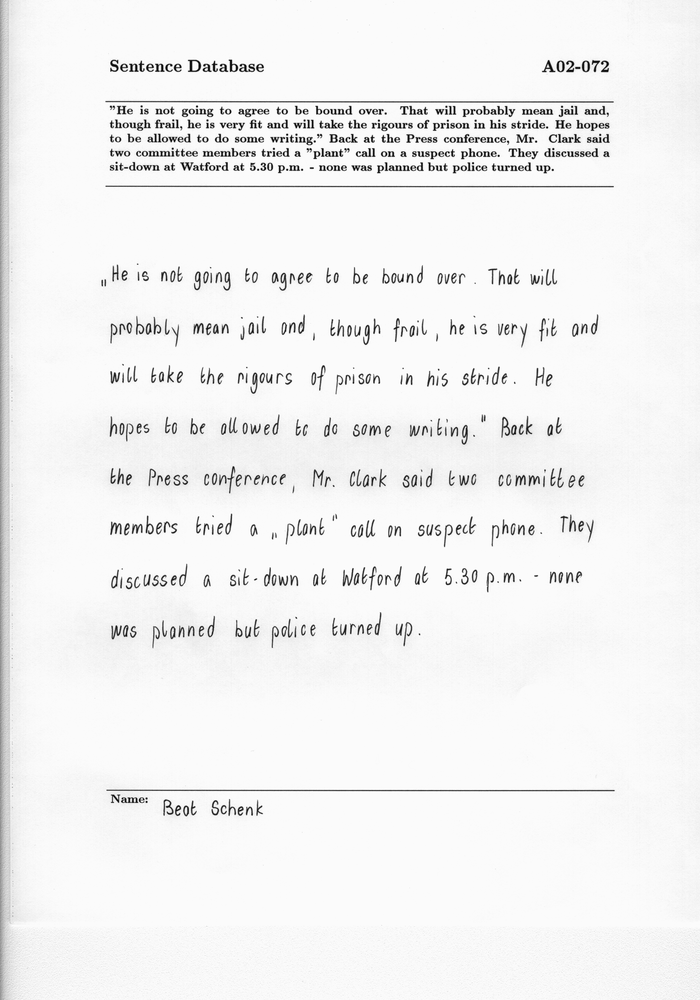
#> input picture version1/test.png, 700 x 1000 px, shrunk from 2479 x 3542 before the run
$ python preprocess_real.py test.png   (older library calls are emulated)
#> lines starting #> are read from the running program, lines starting #| are printed output that depends on the picture; after the words box and inside, x2 and y2 are one past the last pixel; in counts of white or black regions, pixels touching at a corner belong together
import sys
import cv2
import numpy as np
import matplotlib
from matplotlib import pyplot as plt
from operator import itemgetter

def preprocess(img_id, output_path = None):
#> called with img_id = 'test.png'
	img = cv2.imread(img_id, 0)
#> img is the input picture: shape (1000, 700); min 0, max 255, mean 241.9

	# Shadow removal
	struct = cv2.getStructuringElement(cv2.MORPH_ELLIPSE,(30,30))

	# Remove text from the image, leaving a background
	closing = cv2.morphologyEx(img, cv2.MORPH_CLOSE, struct)
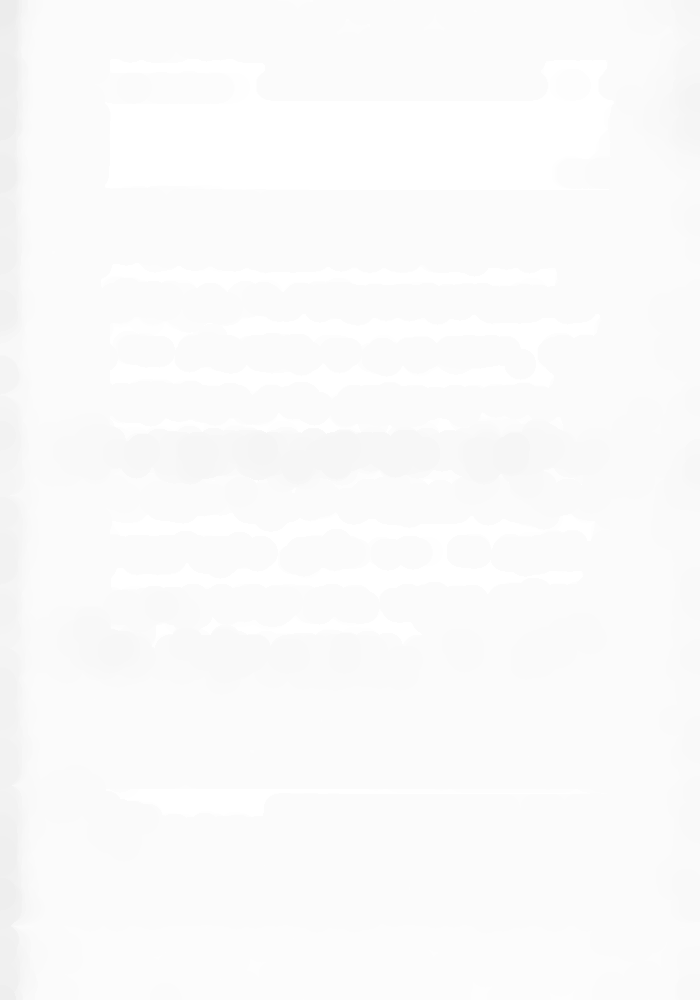
#> closing: shape (1000, 700); min 236, max 255, mean 251

	# Remove the background from the original image
	clean_img = img/(closing*1.0)

	# Normalize pixel values back to uint8
	min_val = np.amin(clean_img)
#> min_val = 0
	max_val = np.amax(clean_img)
#> max_val = 1.02
	clean_img = ((clean_img-min_val)*(255.0/max_val-min_val))
	clean_img = np.around(clean_img).astype(np.uint8)

	# Apply filter to reduce noise
	clean_img = cv2.GaussianBlur(clean_img,(5,5),0)

	# Threshold to binary image
	ret, thresh_img = cv2.threshold(clean_img, 0, 255, cv2.THRESH_BINARY+cv2.THRESH_OTSU)
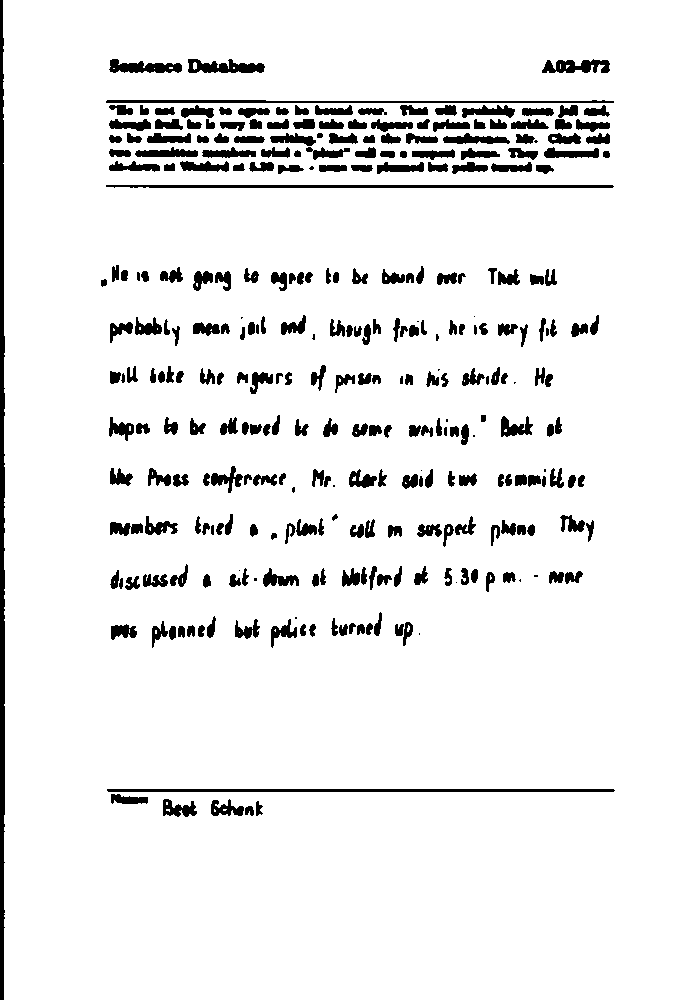
#> thresh_img: shape (1000, 700); 93% white; 311 black regions (22 under 20 px), largest, box (x1, y1, x2, y2) and area: (0, 0, 5, 1000) 4246, (107, 789, 615, 792) 1521, (106, 185, 614, 188) 1490
#> ret = 204

	# Detect edges
	im_edges = cv2.Canny(thresh_img, 100, 200)
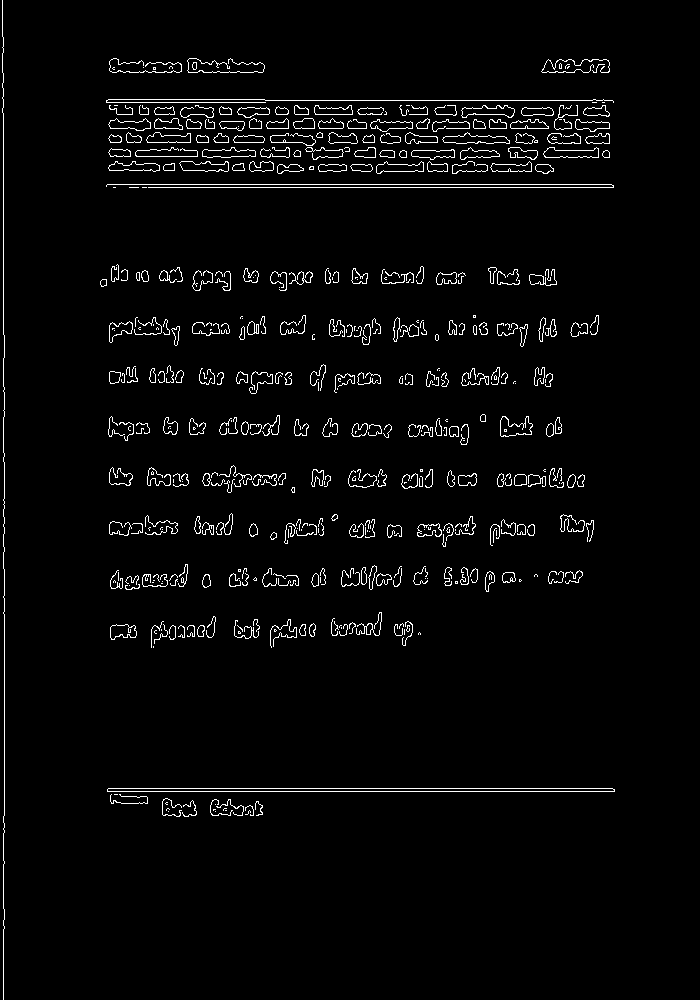
#> im_edges: shape (1000, 700); 2.9% white in thin lines or dots, all inside (x1, y1, x2, y2) = (2, 0, 615, 1000)

	# Fill in the text using dilations
	struct = cv2.getStructuringElement(cv2.MORPH_RECT,(5,5))
	im2 = cv2.dilate(im_edges, struct, iterations = 15)
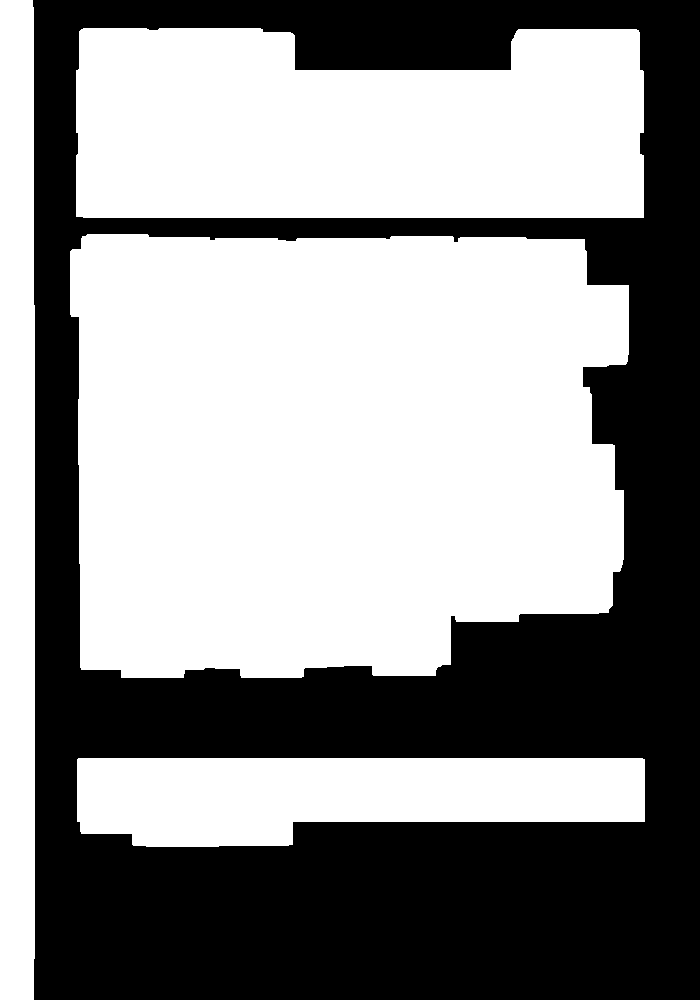
#> im2: shape (1000, 700); 56.7% white; 1 black region

	# Find connected components in the image
	im2, contours, hierarchy = cv2.findContours(im2, cv2.RETR_TREE, cv2.CHAIN_APPROX_SIMPLE)
#> contours = 4 contours; box (x1, y1, x2, y2) and area: (70, 234, 629, 678) 222226, (76, 28, 644, 218) 97286, (77, 758, 645, 847) 40252, (0, 0, 35, 1000) 33614
	c_info = []
	total_area = 0
	for c in contours:
		area = cv2.contourArea(c)
		total_area = total_area + area
		x,y,w,h = cv2.boundingRect(c)
		c_info.append({
	        'x1': x,
	        'y1': y,
	        'x2': x + w - 1,
	        'y2': y + h - 1,
	        'area': area
	    })
#> this loop made 4 passes
#> (area, total_area, x, y, w, h) on passes 1 to 4: (40252, 40252, 77, 758, 568, 89), (222226.5, 262478.5, 70, 234, 559, 444), (97286, 359764.5, 76, 28, 568, 190), (33614.5, 393379, 0, 0, 35, 1000)
#> after the loop, c_info = 4 items; total_area = 393379

	# Sort components by size
	c_info.sort(key=itemgetter('area'), reverse=True)
	h, w = im2.shape
#> w = 700
	page_size = h*w
#> page_size = 700000
	c = c_info[0]
#> c = {'x1': 70, 'y1': 234, 'x2': 628, 'y2': 677, 'area': 222226.5}
	crop = c['x1'], c['y1'], c['x2'], c['y2']
#> crop = (70, 234, 628, 677)
	box_size = (c['x2'] - c['x1']) * (c['y2'] - c['y1'])
#> box_size = 247194
	area = c['area']
#> area = 222226.5

	# Calculate F1 score
	recall = 1.0 * area / total_area
#> recall = 0.565
	prec = 1 - 1.0 * box_size / page_size
#> prec = 0.647
	f1 = 2 * (prec * recall) / (prec + recall)
#> f1 = 0.603

	# Find optimal bounding box
	for c in c_info[1:]:
		x1, y1, x2, y2 = c['x1'], c['y1'], c['x2'], c['y2']
		new_crop = min(x1, crop[0]), min(y1, crop[1]), max(x2, crop[2]), max(y2, crop[3])
		new_size = (new_crop[2] - new_crop[0]) * (new_crop[3] - new_crop[1])
		new_area = area + c['area']
		r = 1.0 * new_area / total_area
		p = 1 - 1.0 * new_size / page_size
		new_f1 = 2 * (p * r) / (p + r)
		if new_f1 > f1:
			crop = new_crop
			box_size = new_size
			area = new_area
			f1 = new_f1
#> this loop made 3 passes
#> (c, x1, y1, x2, y2, new_crop, new_size, new_area) on passes 1 to 3: ({'x1': 76, 'y1': 28, 'x2': 643, 'y2': 217, 'area': 97286}, 76, 28, 643, 217, (70, 28, 643, 677), 371877, 319512.5), ({'x1': 77, 'y1': 758, 'x2': 644, 'y2': 846, 'area': 40252}, 77, 758, 644, 846, (70, 234, 644, 846), 351288, 262478.5), ({'x1': 0, 'y1': 0, 'x2': 34, 'y2': 999, 'area': 33614.5}, 0, 0, 34, 999, (0, 0, 628, 999), 627372, 255841)
#> after the loop, area = 222226.5; box_size = 247194; f1 = 0.603

	# Crop image to text
	x1, y1, x2, y2 = crop
#> x1 = 70; y1 = 234; x2 = 628; y2 = 677
	crop = thresh_img[y1:y2+1, x1:x2+1]
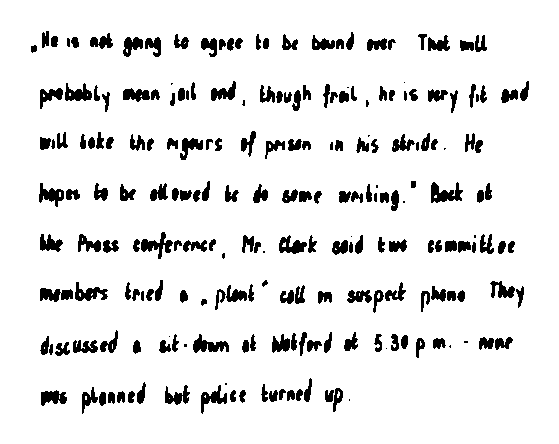
#> crop: shape (444, 559); 90.7% white; 220 black regions (20 under 20 px), largest, box (x1, y1, x2, y2) and area: (431, 182, 463, 203) 379, (141, 232, 173, 259) 348, (193, 334, 229, 353) 347

	# Invert the image
	inv = cv2.bitwise_not(crop)

	# x,y coords of all white pixels
	coords = np.column_stack(np.where(inv > 0))
#> coords = 22975 pairs, first value 31 to 413, second value 31 to 528

	# [17 lines of commented-out code are left out]
	fig = plt.imshow(crop, cmap='gray')
	plt.axis('off')
	fig.axes.get_xaxis().set_visible(False)
	fig.axes.get_yaxis().set_visible(False)
	img_id = img_id.split('.')[0]
	if output_path:
		img_id = output_path
	print(img_id)
	plt.savefig(img_id, bbox_inches='tight', pad_inches = 0, dpi=300)


if __name__ == "__main__":
	assert len(sys.argv) == 2, "No input given."
	image = sys.argv[1]
	print("Pre-processing image " + image)
	preprocess(image)
	print("Done")
